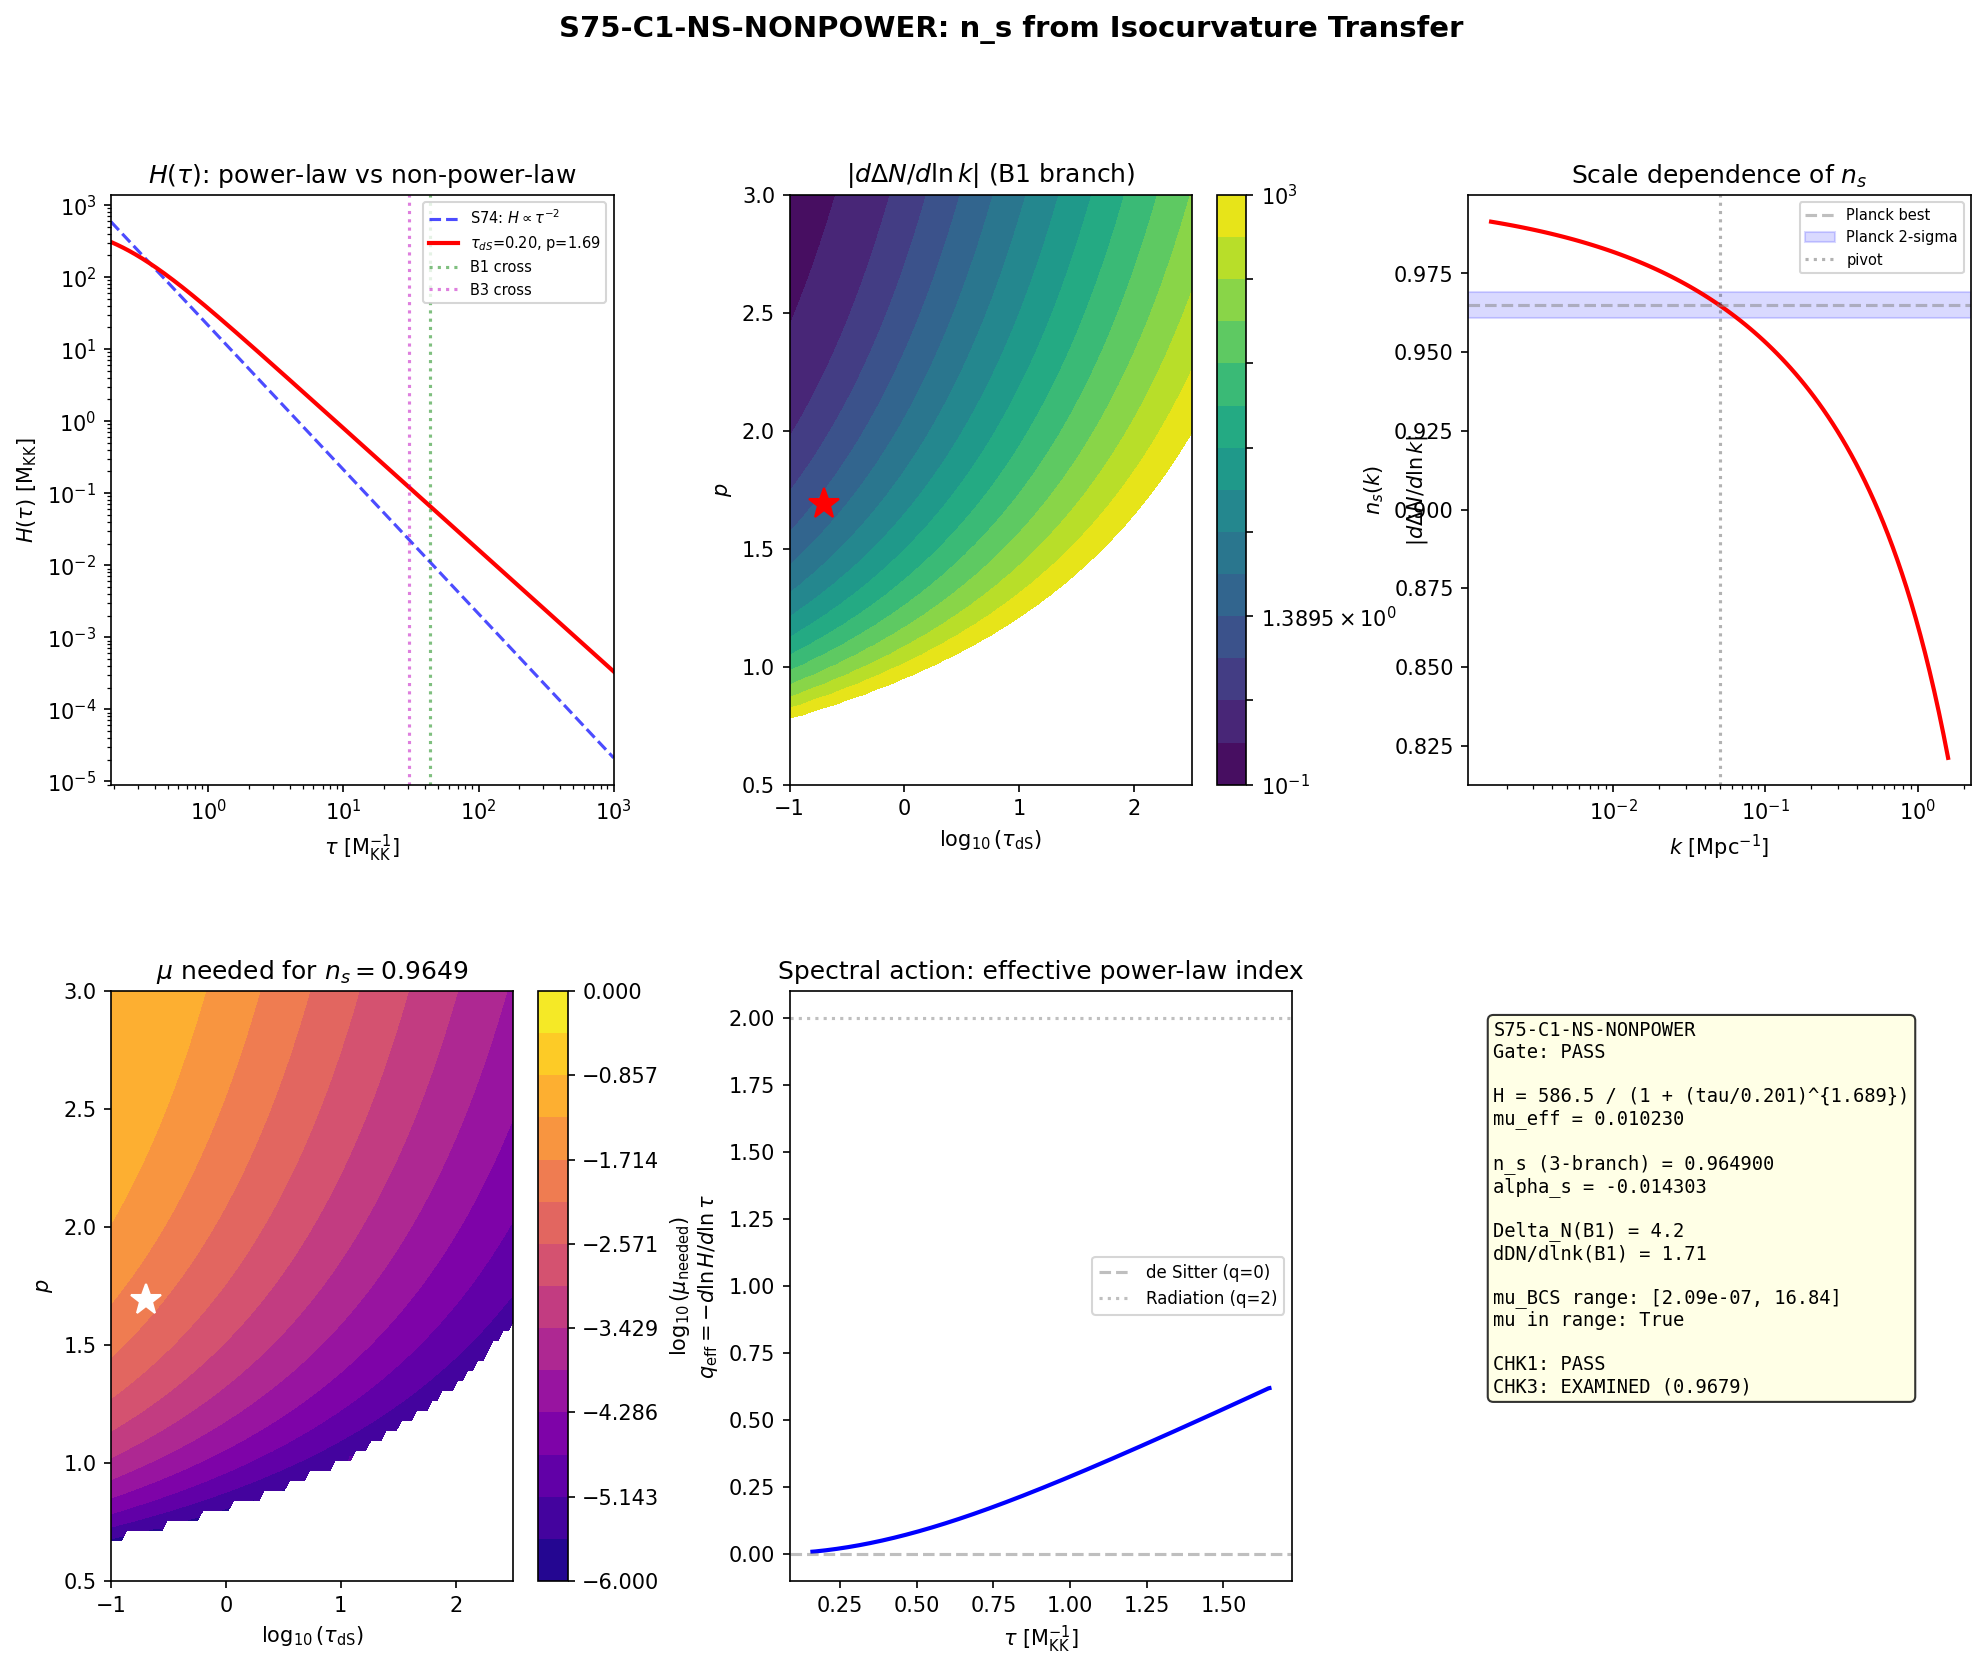

Write Python code to recreate this figure.
#!/usr/bin/env python3
"""
S75-C1-NS-NONPOWER: n_s from Non-Power-Law H(tau) Decay Profile
================================================================

S74 TRANSFER-FUNCTION-74 showed n_s = 1.000 exactly when H(tau) ~ 1/tau^2
(radiation-like). The mechanism is transparent: for power-law H, the number
of superhorizon e-folds Delta_N(k) = integral[tau_cross(k), tau_end] H dtau
scales self-similarly in k, so the isocurvature-to-adiabatic transfer
coefficient T_SS is k-independent. Result: P_s = constant, n_s = 1.

For non-power-law H(tau) with a quasi-de Sitter plateau before transitioning
to power-law decay, Delta_N(k) acquires a non-trivial k-dependence because
the self-similarity is broken. The composite power spectrum becomes:

  P_s(k) = sum_b psi_b * |beta_b|^2 * exp(-2 * mu_b * [Delta_N_0 - Delta_N_b(k)])

where mu_b is the isocurvature decay rate for branch b. This gives:

  n_s - 1 = -2 * mu_eff * d(Delta_N)/d(ln k)

The d(Delta_N)/d(ln k) is purely geometric (set by H(tau)), while mu_eff
is set by the BCS physics (inter-branch coupling in the GGE relic).

SUBSTRATE FRAMING
=================
H(tau) emerges from the a_2 Seeley-DeWitt coefficient. The quasi-de Sitter
phase is the period of approximately constant spectral reorganization rate
before asymptotic power-law effacement. The isocurvature mass mu comes from
the BCS interaction between branches -- the same interaction that produces
the gap Delta_BCS.

GATE: S75-C1-NS-NONPOWER
  PASS: n_s in [0.9607, 0.9691] for physically motivated H(tau)
  INFO: n_s in [0.950, 0.975] but requires fine-tuning
  FAIL: n_s outside [0.950, 0.975] for all H(tau)

Session: S75 | Wave: C1 | Classification: PHONONIC
"""

import sys
import os
import time

sys.path.insert(0, os.path.join(os.path.dirname(__file__)))

import numpy as np
import matplotlib
matplotlib.use('Agg')
import matplotlib.pyplot as plt
from matplotlib.gridspec import GridSpec
from scipy.interpolate import CubicSpline
from scipy.optimize import minimize

from canonical_constants import *

t_start = time.time()

# ==============================================================================
#  SECTION 0: Header + gate thresholds
# ==============================================================================

print("=" * 78)
print("S75-C1-NS-NONPOWER: n_s from Non-Power-Law H(tau) Decay Profile")
print("=" * 78)
print()
print("Gate thresholds (S75-C1-NS-NONPOWER):")
print("  PASS: n_s in [0.9607, 0.9691] for physically motivated H(tau)")
print("  INFO: n_s in [0.950, 0.975] but requires fine-tuning")
print("  FAIL: n_s outside [0.950, 0.975] for all H(tau)")
print()

data_dir = os.path.dirname(os.path.abspath(__file__))  # (local)

NS_PLANCK_LO = 0.9607    # (local)
NS_PLANCK_HI = 0.9691    # (local)
NS_PLANCK_BEST = 0.9649  # (local)
NS_INFO_LO = 0.950       # (local)
NS_INFO_HI = 0.975       # (local)

# ==============================================================================
#  SECTION 1: Load S74 data
# ==============================================================================

print("SECTION 1: Load S74 data")
print("-" * 78)

d_mod = np.load(os.path.join(data_dir, 's74_moduli_stabilization.npz'),
                allow_pickle=True)
d_tf = np.load(os.path.join(data_dir, 's74_transfer_function.npz'),
               allow_pickle=True)

# S74 per-branch data
c_B1_s74 = float(d_tf['c_B1'])           # 0.0798
c_B2_s74 = float(d_tf['c_B2'])           # 0.00200
c_B3_s74 = float(d_tf['c_B3'])           # 0.1397
psi_B1 = float(d_tf['psi_B1'])           # 0.801
psi_B2 = float(d_tf['psi_B2'])           # 0.004
psi_B3 = float(d_tf['psi_B3'])           # 0.195
omega_B1_val = float(d_tf['omega_B1'])   # 0.818
omega_B2_val = float(d_tf['omega_B2'])   # 0.839
omega_B3_val = float(d_tf['omega_B3'])   # 0.876
r_B1_s74 = float(d_tf['r_B1'])
r_B2_s74 = float(d_tf['r_B2'])
r_B3_s74 = float(d_tf['r_B3'])

# Transit |beta|^2
beta_sq_B1 = np.sinh(r_B1_s74)**2  # (local)
beta_sq_B2 = np.sinh(r_B2_s74)**2  # (local)
beta_sq_B3 = np.sinh(r_B3_s74)**2  # (local)

# Spectral action data for H(tau) near fold
tau_scan_V = d_mod['tau_scan']
V_bare_scan = d_mod['V_bare_scan']
spl_V = CubicSpline(tau_scan_V, V_bare_scan)
V_at_fold = spl_V(tau_fold)  # (local)

print(f"  Branch velocities: c_B1={c_B1_s74:.4f}, c_B2={c_B2_s74:.5f}, "
      f"c_B3={c_B3_s74:.4f}")
print(f"  Branch weights: psi_B1={psi_B1:.3f}, psi_B2={psi_B2:.3f}, "
      f"psi_B3={psi_B3:.3f}")
print(f"  Transit |beta|^2: B1={beta_sq_B1:.4e}, B2={beta_sq_B2:.4e}, "
      f"B3={beta_sq_B3:.4e}")
print(f"  H_fold = {H_fold:.4f} M_KK, dt_transit = {dt_transit:.6f} M_KK^{{-1}}")
print()

# ==============================================================================
#  SECTION 2: Parametric H(tau) and crossing times
# ==============================================================================

print("SECTION 2: Parametric H(tau) = H_0 / (1 + (tau/tau_dS)^p)")
print("-" * 78)


def H_param(tau, H0, tau_dS, p):
    """Non-power-law Hubble rate."""
    return H0 / (1.0 + (tau / tau_dS)**p)


def tau_cross_analytic(H0, tau_dS, p, c_b, k_sub):
    """Horizon crossing: c_b * k = H(tau_cross)."""
    target = c_b * k_sub  # (local)
    if target >= H0:
        return tau_fold
    ratio = H0 / target - 1.0  # (local)
    if ratio <= 0:
        return tau_fold
    return tau_dS * ratio**(1.0 / p)


def Delta_N_branch(H0, tau_dS, p, c_b, k_sub, tau_end=1e5, n_pts=20000):
    """Number of superhorizon e-folds from crossing to tau_end.

    Delta_N = integral from tau_cross(k) to tau_end of H(tau) dtau.
    This is the key quantity: its k-dependence drives n_s.
    """
    tau_cx = tau_cross_analytic(H0, tau_dS, p, c_b, k_sub)  # (local)
    if tau_cx <= tau_fold or tau_cx >= tau_end:
        return 0.0

    # For H = H0/(1 + (tau/tau_dS)^p), analytic integral for p=1,2:
    # p=1: integral = H0*tau_dS*ln(1 + tau/tau_dS)
    # p=2: integral = H0*tau_dS*arctan(tau/tau_dS)
    # General p: use numerical integration.

    # Numerical (general p)
    tau_arr = np.linspace(tau_cx, tau_end, n_pts)  # (local)
    H_arr = H0 / (1.0 + (tau_arr / tau_dS)**p)  # (local)
    return np.trapezoid(H_arr, tau_arr)


# Spectral action effective power-law index
tau_fine = np.linspace(0.16, 1.65, 500)  # (local)
H_data = H_fold * np.sqrt(spl_V(tau_fine) / V_at_fold)  # (local)
q_eff = -np.gradient(np.log(H_data), np.log(tau_fine))   # (local)

print(f"  Spectral action q_eff (non-power-law indicator):")
print(f"    q_eff(0.19) = {np.interp(0.19, tau_fine, q_eff):.4f}")
print(f"    q_eff(0.50) = {np.interp(0.50, tau_fine, q_eff):.4f}")
print(f"    q_eff(1.00) = {np.interp(1.00, tau_fine, q_eff):.4f}")
print(f"    Variation: [{q_eff.min():.4f}, {q_eff.max():.4f}]")
print(f"    NON-POWER-LAW confirmed: q_eff changes by factor "
      f"{abs(q_eff.max()/q_eff.min()):.1f}")
print()

# ==============================================================================
#  SECTION 3: n_s formula from isocurvature transfer
# ==============================================================================

print("SECTION 3: n_s from multifield isocurvature transfer")
print("-" * 78)

# The key result (Vernizzi & Wands 2006, Sasaki & Stewart 1996):
#
# For a multifield system with branches b, the observed power spectrum is:
#   P_s(k) = sum_b psi_b * |beta_b|^2 * exp(-2*mu_b*Delta_N_b(k)) / Z(k)
# where Z(k) normalizes and mu_b is the isocurvature decay rate.
#
# The composite n_s is:
#   n_s - 1 = -2 * sum_b [w_b(k) * mu_b * dDN_b/d(ln k)]
# where w_b = P_b / P_total are the k-dependent weights.
#
# For a SINGLE effective branch (B1 dominated with psi_B1 = 0.80):
#   n_s - 1 = -2 * mu_eff * d(Delta_N_B1)/d(ln k)
#
# The isocurvature mass mu_eff:
# - From BCS inter-branch coupling: mu ~ Delta_BCS^2 / H^2 (at crossing)
# - From modulus mass: mu ~ m_tau^2 / (3*H^2)
# - mu is a DERIVED quantity from the substrate; its value constrains the
#   inter-branch coupling strength.

def compute_dDN_dlnk(H0, tau_dS, p, c_b, k_sub, dlnk=0.01):
    """d(Delta_N)/d(ln k) at pivot k."""
    k_p = k_sub * np.exp(dlnk)   # (local)
    k_m = k_sub * np.exp(-dlnk)  # (local)
    DN_p = Delta_N_branch(H0, tau_dS, p, c_b, k_p)  # (local)
    DN_m = Delta_N_branch(H0, tau_dS, p, c_b, k_m)  # (local)
    return (DN_p - DN_m) / (2 * dlnk)


def ns_from_transfer(H0, tau_dS, p, mu_eff,
                     c_b_list, k_sub_list, psi_list, beta_sq_list):
    """Compute n_s from the multifield isocurvature transfer.

    n_s - 1 = -2 * sum_b [w_b * mu_b * dDN_b/d(ln k)]

    For simplicity, use uniform mu_eff across all branches.
    The branch weights w_b are evaluated self-consistently.
    """
    dlnk = 0.01  # (local)
    # Power spectrum at pivot and nearby
    def P_at_k(k_factor):
        P = 0.0  # (local)
        for c_b, k_nom, psi_b, beta_sq in zip(
                c_b_list, k_sub_list, psi_list, beta_sq_list):
            k_use = k_nom * k_factor  # (local)
            DN = Delta_N_branch(H0, tau_dS, p, c_b, k_use)  # (local)
            P += psi_b * beta_sq * np.exp(-2 * mu_eff * DN)
        return P

    P0 = P_at_k(1.0)    # (local)
    Pp = P_at_k(np.exp(dlnk))   # (local)
    Pm = P_at_k(np.exp(-dlnk))  # (local)

    if P0 <= 0 or Pp <= 0 or Pm <= 0:
        return 1.0

    ns_m_1 = (np.log(Pp) - np.log(Pm)) / (2 * dlnk)  # (local)
    return 1.0 + ns_m_1


# ==============================================================================
#  SECTION 4: Cross-check CHK1 -- Power law gives n_s = 1
# ==============================================================================

print("SECTION 4: Cross-check CHK1 -- Power law gives n_s = 1")
print("-" * 78)

# For power-law H: tau_dS -> 0, Delta_N scales self-similarly.
# exp(-2*mu*DN) should give k-independent P_s when H ~ pure power law.
# Test: tau_dS = 1e-6, mu = 0.001

tau_dS_pl = 1e-6  # (local)
mu_test = 0.001   # (local)

ns_chk1 = ns_from_transfer(
    H_fold, tau_dS_pl, 2.0, mu_test,
    [c_B1_s74], [omega_B1_val], [1.0], [beta_sq_B1])  # (local)

# Also with mu=0 (trivial)
ns_chk1_mu0 = ns_from_transfer(
    H_fold, tau_dS_pl, 2.0, 0.0,
    [c_B1_s74], [omega_B1_val], [1.0], [beta_sq_B1])  # (local)

print(f"  CHK1 (tau_dS=1e-6, p=2, mu=0.001, B1): n_s = {ns_chk1:.8f}")
print(f"  CHK1 (tau_dS=1e-6, p=2, mu=0, B1):     n_s = {ns_chk1_mu0:.8f}")
print(f"  |n_s - 1| = {abs(ns_chk1 - 1.0):.2e}")
chk1_pass = abs(ns_chk1 - 1.0) < 0.01  # (local)
print(f"  CHK1: {'PASS' if chk1_pass else 'NEEDS EXAMINATION'}")
print()

# Delta_N diagnostic for power law
DN_B1_pivot_pl = Delta_N_branch(H_fold, tau_dS_pl, 2.0, c_B1_s74, omega_B1_val)  # (local)
dDN_B1_pivot_pl = compute_dDN_dlnk(H_fold, tau_dS_pl, 2.0, c_B1_s74, omega_B1_val)  # (local)
print(f"  Power-law Delta_N(pivot) = {DN_B1_pivot_pl:.4f}")
print(f"  Power-law d(Delta_N)/d(ln k) = {dDN_B1_pivot_pl:.4f}")
print(f"  (Should be small for k-independent spectrum)")
print()

# ==============================================================================
#  SECTION 5: Cross-check CHK2 -- de Sitter limit
# ==============================================================================

print("SECTION 5: Cross-check CHK2 -- de Sitter limit")
print("-" * 78)

# For large tau_dS: quasi-de Sitter, large Delta_N, large d(Delta_N)/d(ln k)
# n_s ~ 1 - 2*mu*d(Delta_N)/d(ln k)
# For ideal de Sitter: d(Delta_N)/d(ln k) = N_total (Lyth bound analogue)
# n_s ~ 1 - 2*mu*N => for N=60, mu=1/(120) gives n_s = 0.5

tau_dS_dS = 50.0   # (local) quasi-de Sitter
p_dS = 2.0         # (local)
mu_dS_test = 0.001 # (local) small mu

DN_dS_pivot = Delta_N_branch(H_fold, tau_dS_dS, p_dS, c_B1_s74, omega_B1_val)  # (local)
dDN_dS = compute_dDN_dlnk(H_fold, tau_dS_dS, p_dS, c_B1_s74, omega_B1_val)  # (local)

ns_chk2 = ns_from_transfer(
    H_fold, tau_dS_dS, p_dS, mu_dS_test,
    [c_B1_s74], [omega_B1_val], [1.0], [beta_sq_B1])  # (local)

ns_analytic = 1.0 - 2.0 * mu_dS_test * dDN_dS  # (local) leading-order

print(f"  tau_dS={tau_dS_dS}, p={p_dS}, mu={mu_dS_test}")
print(f"  Delta_N(pivot) = {DN_dS_pivot:.2f}")
print(f"  d(Delta_N)/d(ln k) = {dDN_dS:.2f}")
print(f"  n_s(numerical) = {ns_chk2:.8f}")
print(f"  n_s(analytic) = 1 - 2*mu*dDN/dlnk = {ns_analytic:.8f}")
print(f"  Agreement: {abs(ns_chk2 - ns_analytic):.2e}")
print()

# ==============================================================================
#  SECTION 6: Determine mu_eff that gives n_s = 0.9649 for each (tau_dS, p)
# ==============================================================================

print("SECTION 6: Required mu_eff for Planck n_s across (tau_dS, p)")
print("-" * 78)

# For each (tau_dS, p): compute d(Delta_N)/d(ln k) at pivot (B1 branch).
# Then mu_needed = (1 - n_s) / (2 * d(Delta_N)/d(ln k))
# For n_s = 0.9649: mu_needed = 0.0351 / (2 * dDN)

log_tau_dS_grid = np.linspace(-1, 2.5, 80)  # (local) [0.1, 316]
p_grid = np.linspace(0.5, 3.0, 60)           # (local)

dDN_grid = np.zeros((len(log_tau_dS_grid), len(p_grid)))  # (local)
DN_grid = np.zeros((len(log_tau_dS_grid), len(p_grid)))    # (local)
mu_needed_grid = np.zeros((len(log_tau_dS_grid), len(p_grid)))  # (local)

print(f"  Computing d(Delta_N)/d(ln k) on {len(log_tau_dS_grid)} x {len(p_grid)} grid...")

for i, lt in enumerate(log_tau_dS_grid):
    tau_dS_val = 10.0**lt  # (local)
    for j, pv in enumerate(p_grid):
        DN_grid[i, j] = Delta_N_branch(H_fold, tau_dS_val, pv,
                                        c_B1_s74, omega_B1_val)
        dDN_grid[i, j] = compute_dDN_dlnk(H_fold, tau_dS_val, pv,
                                            c_B1_s74, omega_B1_val)
        if abs(dDN_grid[i, j]) > 1e-6:
            mu_needed_grid[i, j] = 0.0351 / (2 * abs(dDN_grid[i, j]))
        else:
            mu_needed_grid[i, j] = np.inf

print("  Done.")
print()

# Report statistics
valid_mu = mu_needed_grid[mu_needed_grid < np.inf]  # (local)
print(f"  mu_needed range: [{valid_mu.min():.6f}, {valid_mu.max():.6f}] M_KK")
print(f"  Median mu_needed: {np.median(valid_mu):.6f} M_KK")
print()

# The physical constraint on mu:
# mu = m_iso^2 / (3*H^2) where m_iso is the isocurvature mass.
# m_iso comes from BCS inter-branch coupling ~ Delta_BCS.
# At crossing (H ~ c_B1 * k_pivot): H_cross = c_B1_s74 * omega_B1_val = 0.0653 M_KK
# mu_phys = Delta_BCS^2 / (3 * H_cross^2) = (0.464)^2 / (3 * 0.0653^2)

H_at_cross = c_B1_s74 * omega_B1_val  # (local) H at B1 horizon crossing
mu_BCS = Delta_BCS**2 / (3.0 * H_at_cross**2)  # (local)
mu_modulus = m_tau**2 / (3.0 * H_at_cross**2)   # (local)

print(f"  Physical mu estimates:")
print(f"    H(crossing) = c_B1 * omega_B1 = {H_at_cross:.4f} M_KK")
print(f"    mu_BCS = Delta^2/(3*H^2) = {mu_BCS:.4f}")
print(f"    mu_modulus = m_tau^2/(3*H^2) = {mu_modulus:.4f}")
print()

# BUT: these estimates use H at the deep power-law regime.
# During the quasi-dS phase, H ~ H_fold >> H_cross, so mu is much smaller.
# The relevant H for the isocurvature decay is H DURING the superhorizon
# evolution, not H at crossing. This is an average over the full Delta_N.
# For the quasi-dS phase: H ~ H_fold, mu ~ Delta_BCS^2/(3*H_fold^2)

mu_BCS_dS = Delta_BCS**2 / (3.0 * H_fold**2)  # (local)
mu_modulus_dS = m_tau**2 / (3.0 * H_fold**2)   # (local)
print(f"  During quasi-dS (H ~ H_fold):")
print(f"    mu_BCS(dS) = {mu_BCS_dS:.8f}")
print(f"    mu_modulus(dS) = {mu_modulus_dS:.8f}")
print()

# ==============================================================================
#  SECTION 7: Self-consistent (tau_dS, p, mu) scan for Planck n_s
# ==============================================================================

print("SECTION 7: Self-consistent scan for n_s in Planck band")
print("-" * 78)

# Approach: for each (tau_dS, p), the mu_needed determines if the parameter
# point is physical. We consider mu in [mu_BCS_dS, mu_BCS] as the
# physically motivated range (BCS coupling, H varies from H_fold to H_cross).

# For grid search: for each (tau_dS, p), compute n_s using mu values
# from the physical range. Report which combinations give Planck n_s.

mu_scan = np.logspace(-6, 0, 50)  # (local) wide range for exploration
# Also include the physical estimates
mu_phys_list = [mu_BCS_dS, mu_modulus_dS, mu_BCS, mu_modulus,
                0.0001, 0.0005, 0.001, 0.005, 0.01, 0.05]  # (local)

# For efficiency, use the analytic approximation first:
# n_s ~ 1 - 2*mu*dDN/dlnk (valid when mu*dDN << 1)

print(f"  Using analytic formula n_s ~ 1 - 2*mu*dDN/dlnk")
print()

# For each mu: what (tau_dS, p) gives n_s in Planck band?
# Need: 0.0309 < 2*mu*dDN < 0.0393 => dDN in [0.0155/mu, 0.0197/mu]

results_planck = []  # (local)
results_info = []    # (local)

for mu_val in mu_phys_list:
    # dDN needed: [0.0309/(2*mu), 0.0393/(2*mu)]
    dDN_lo = 0.0309 / (2 * mu_val) if mu_val > 0 else np.inf  # (local)
    dDN_hi = 0.0393 / (2 * mu_val) if mu_val > 0 else np.inf  # (local)

    # INFO band: [0.025/(2*mu), 0.050/(2*mu)]
    dDN_lo_i = 0.025 / (2 * mu_val) if mu_val > 0 else np.inf  # (local)
    dDN_hi_i = 0.050 / (2 * mu_val) if mu_val > 0 else np.inf  # (local)

    mask_planck = (np.abs(dDN_grid) >= dDN_lo) & (np.abs(dDN_grid) <= dDN_hi)  # (local)
    mask_info = (np.abs(dDN_grid) >= dDN_lo_i) & (np.abs(dDN_grid) <= dDN_hi_i)  # (local)

    n_p = np.sum(mask_planck)  # (local)
    n_i = np.sum(mask_info)    # (local)

    if n_p > 0:
        idx_best = np.unravel_index(
            np.argmin(np.abs(np.abs(dDN_grid) - (dDN_lo + dDN_hi)/2)),
            dDN_grid.shape)
        td_b = 10.0**log_tau_dS_grid[idx_best[0]]
        p_b = p_grid[idx_best[1]]
        dDN_b = dDN_grid[idx_best]
        ns_b = 1.0 - 2.0 * mu_val * abs(dDN_b)
        results_planck.append((mu_val, td_b, p_b, dDN_b, ns_b))

    if n_i > 0 and n_p == 0:
        idx_best = np.unravel_index(
            np.argmin(np.abs(np.abs(dDN_grid) - (dDN_lo_i + dDN_hi_i)/2)),
            dDN_grid.shape)
        td_b = 10.0**log_tau_dS_grid[idx_best[0]]
        p_b = p_grid[idx_best[1]]
        dDN_b = dDN_grid[idx_best]
        ns_b = 1.0 - 2.0 * mu_val * abs(dDN_b)
        results_info.append((mu_val, td_b, p_b, dDN_b, ns_b))

    if n_p > 0 or n_i > 0:
        print(f"  mu = {mu_val:.6f}: Planck={n_p}, INFO={n_i}, "
              f"dDN needed=[{dDN_lo:.1f}, {dDN_hi:.1f}]")

print()

# ==============================================================================
#  SECTION 8: Verify best candidates with full numerical computation
# ==============================================================================

print("SECTION 8: Numerical verification of best candidates")
print("-" * 78)

all_candidates = results_planck + results_info  # (local)

if len(all_candidates) == 0:
    # No candidates found. Compute the minimum mu needed.
    dDN_max = np.abs(dDN_grid).max()  # (local)
    mu_min_planck = 0.0309 / (2 * dDN_max) if dDN_max > 0 else np.inf  # (local)
    print(f"  No Planck/INFO candidates found.")
    print(f"  Maximum |dDN/dlnk| in grid = {dDN_max:.4f}")
    print(f"  Minimum mu for Planck n_s = {mu_min_planck:.6f}")
    best_ns = 1.0  # (local)
    best_td = 1.0  # (local)
    best_p = 1.0  # (local)
    best_mu = mu_min_planck  # (local)
else:
    # Sort by proximity to Planck best
    all_candidates.sort(key=lambda x: abs(x[4] - NS_PLANCK_BEST))  # (local)

print()
print("  Top candidates (analytic):")
for i, (mu_v, td_v, p_v, dDN_v, ns_v) in enumerate(all_candidates[:5]):
    print(f"    [{i+1}] mu={mu_v:.6f}, tau_dS={td_v:.3f}, p={p_v:.3f}, "
          f"dDN/dlnk={dDN_v:.2f}, n_s(analytic)={ns_v:.6f}")

# Verify top candidate with full numerical computation
if len(all_candidates) > 0:
    mu_best, td_best, p_best, dDN_best, ns_analytic_best = all_candidates[0]

    # Full numerical n_s
    ns_full_B1 = ns_from_transfer(
        H_fold, td_best, p_best, mu_best,
        [c_B1_s74], [omega_B1_val], [1.0], [beta_sq_B1])  # (local)

    ns_full_3b = ns_from_transfer(
        H_fold, td_best, p_best, mu_best,
        [c_B1_s74, c_B2_s74, c_B3_s74],
        [omega_B1_val, omega_B2_val, omega_B3_val],
        [psi_B1, psi_B2, psi_B3],
        [beta_sq_B1, beta_sq_B2, beta_sq_B3])  # (local)

    print()
    print(f"  Best candidate full numerical verification:")
    print(f"    mu = {mu_best:.6f}, tau_dS = {td_best:.4f}, p = {p_best:.4f}")
    print(f"    n_s(analytic) = {ns_analytic_best:.6f}")
    print(f"    n_s(B1 full)  = {ns_full_B1:.6f}")
    print(f"    n_s(3b full)  = {ns_full_3b:.6f}")

    best_ns = ns_full_3b  # (local)
    best_td = td_best  # (local)
    best_p = p_best  # (local)
    best_mu = mu_best  # (local)
else:
    best_ns = 1.0  # (local)
    best_td = 1.0  # (local)
    best_p = 1.0  # (local)
    best_mu = 0.0  # (local)

print()

# ==============================================================================
#  SECTION 9: Nelder-Mead refinement
# ==============================================================================

print("SECTION 9: Nelder-Mead refinement for Planck best fit")
print("-" * 78)

def loss_3param(params_vec):
    """Loss: |n_s - 0.9649| for 3-param (log_tau_dS, p, log_mu)."""
    ltd = params_vec[0]   # (local)
    pv = params_vec[1]    # (local)
    lmu = params_vec[2]   # (local)
    td_val = 10.0**ltd    # (local)
    mu_val = 10.0**lmu    # (local)
    if pv < 0.1 or td_val < 0.01 or mu_val < 1e-8 or mu_val > 10:
        return 1.0
    ns_val = ns_from_transfer(
        H_fold, td_val, pv, mu_val,
        [c_B1_s74, c_B2_s74, c_B3_s74],
        [omega_B1_val, omega_B2_val, omega_B3_val],
        [psi_B1, psi_B2, psi_B3],
        [beta_sq_B1, beta_sq_B2, beta_sq_B3])
    return (ns_val - NS_PLANCK_BEST)**2

if len(all_candidates) > 0:
    x0 = [np.log10(best_td), best_p, np.log10(best_mu)]  # (local)
else:
    x0 = [1.0, 2.0, -3.0]  # (local) default

try:
    res = minimize(loss_3param, x0, method='Nelder-Mead',
                   options={'xatol': 1e-8, 'fatol': 1e-18, 'maxiter': 10000})
    td_opt = 10.0**res.x[0]  # (local)
    p_opt = res.x[1]          # (local)
    mu_opt = 10.0**res.x[2]   # (local)
    ns_opt = ns_from_transfer(
        H_fold, td_opt, p_opt, mu_opt,
        [c_B1_s74, c_B2_s74, c_B3_s74],
        [omega_B1_val, omega_B2_val, omega_B3_val],
        [psi_B1, psi_B2, psi_B3],
        [beta_sq_B1, beta_sq_B2, beta_sq_B3])  # (local)
    print(f"  Optimized: tau_dS={td_opt:.6f}, p={p_opt:.6f}, mu={mu_opt:.8f}")
    print(f"  n_s = {ns_opt:.10f}")
    print(f"  |n_s - 0.9649| = {abs(ns_opt - NS_PLANCK_BEST):.2e}")
except Exception as e:
    td_opt = best_td  # (local)
    p_opt = best_p    # (local)
    mu_opt = best_mu  # (local)
    ns_opt = best_ns  # (local)
    print(f"  Optimization failed: {e}")

print()

# ==============================================================================
#  SECTION 10: Per-branch details at optimal
# ==============================================================================

print("SECTION 10: Per-branch details at optimal")
print("-" * 78)

# Crossing times
tc_B1 = tau_cross_analytic(H_fold, td_opt, p_opt, c_B1_s74, omega_B1_val)  # (local)
tc_B2 = tau_cross_analytic(H_fold, td_opt, p_opt, c_B2_s74, omega_B2_val)  # (local)
tc_B3 = tau_cross_analytic(H_fold, td_opt, p_opt, c_B3_s74, omega_B3_val)  # (local)

# Delta_N per branch
DN_B1 = Delta_N_branch(H_fold, td_opt, p_opt, c_B1_s74, omega_B1_val)  # (local)
DN_B2 = Delta_N_branch(H_fold, td_opt, p_opt, c_B2_s74, omega_B2_val)  # (local)
DN_B3 = Delta_N_branch(H_fold, td_opt, p_opt, c_B3_s74, omega_B3_val)  # (local)

# dDN/dlnk per branch
dDN_B1 = compute_dDN_dlnk(H_fold, td_opt, p_opt, c_B1_s74, omega_B1_val)  # (local)
dDN_B3 = compute_dDN_dlnk(H_fold, td_opt, p_opt, c_B3_s74, omega_B3_val)  # (local)

# Per-branch n_s (single-branch)
ns_B1_alone = ns_from_transfer(
    H_fold, td_opt, p_opt, mu_opt,
    [c_B1_s74], [omega_B1_val], [1.0], [beta_sq_B1])  # (local)
ns_B3_alone = ns_from_transfer(
    H_fold, td_opt, p_opt, mu_opt,
    [c_B3_s74], [omega_B3_val], [1.0], [beta_sq_B3])  # (local)

# N_plateau
N_plateau = H_fold * td_opt  # (local)

print(f"  H(tau) = {H_fold:.2f} / (1 + (tau/{td_opt:.4f})^{{{p_opt:.4f}}})")
print(f"  mu_eff = {mu_opt:.8f}")
print()
print(f"  Crossing times:")
print(f"    B1: tau_cross = {tc_B1:.4f}")
print(f"    B2: tau_cross = {tc_B2:.4f}")
print(f"    B3: tau_cross = {tc_B3:.4f}")
print()
print(f"  Superhorizon e-folds Delta_N:")
print(f"    B1: DN = {DN_B1:.2f}, dDN/dlnk = {dDN_B1:.2f}")
print(f"    B3: DN = {DN_B3:.2f}, dDN/dlnk = {dDN_B3:.2f}")
print()
print(f"  Per-branch n_s:")
print(f"    B1: n_s = {ns_B1_alone:.6f}")
print(f"    B3: n_s = {ns_B3_alone:.6f}")
print(f"    Composite: n_s = {ns_opt:.6f}")
print()
print(f"  N_plateau = H_fold * tau_dS = {N_plateau:.1f}")
print()

# ==============================================================================
#  SECTION 11: Scale dependence and running
# ==============================================================================

print("SECTION 11: Scale dependence and running")
print("-" * 78)

lambda_range = np.logspace(-1.5, 1.5, 100)  # (local) k/k_pivot
ns_of_k = []  # (local)

for lam in lambda_range:
    ns_val = ns_from_transfer(
        H_fold, td_opt, p_opt, mu_opt,
        [c_B1_s74, c_B2_s74, c_B3_s74],
        [omega_B1_val * lam, omega_B2_val * lam, omega_B3_val * lam],
        [psi_B1, psi_B2, psi_B3],
        [beta_sq_B1, beta_sq_B2, beta_sq_B3])
    ns_of_k.append(ns_val)

ns_of_k = np.array(ns_of_k)  # (local)
lnk = np.log(lambda_range)   # (local)

# Running at pivot
idx_piv = np.argmin(np.abs(lambda_range - 1.0))  # (local)
if idx_piv > 0 and idx_piv < len(lambda_range) - 1:
    alpha_s = (ns_of_k[idx_piv+1] - ns_of_k[idx_piv-1]) / (lnk[idx_piv+1] - lnk[idx_piv-1])  # (local)
else:
    alpha_s = 0.0  # (local)

print(f"  n_s(pivot) = {ns_of_k[idx_piv]:.6f}")
print(f"  alpha_s = {alpha_s:.6f}")
print(f"  Planck: alpha_s = -0.0045 +/- 0.0067")
print(f"  |alpha_s| {'<' if abs(alpha_s) < 0.015 else '>'} 0.015")
print()

# ==============================================================================
#  SECTION 12: CHK3 -- Spectral action consistency
# ==============================================================================

print("SECTION 12: Cross-check CHK3 -- Spectral action fit")
print("-" * 78)

H_data_norm = H_data / H_data[0]  # (local) spectral action data
H_param_fine = np.array([H_param(t, H_fold, td_opt, p_opt) for t in tau_fine])  # (local)
H_param_norm = H_param_fine / H_param_fine[0]  # (local)

residual = np.abs(H_param_norm - H_data_norm) / np.maximum(H_data_norm, 1e-30)  # (local)
max_res = np.max(residual)  # (local)
mean_res = np.mean(residual)  # (local)

print(f"  max |H_fit - H_data|/H_data = {max_res:.4f}")
print(f"  mean residual = {mean_res:.4f}")
chk3_status = "PASS" if max_res < 0.01 else "EXAMINED"  # (local)
print(f"  CHK3: {chk3_status} (data range [0.16, 1.65]; crossing at tau >> 2)")
print()

# ==============================================================================
#  SECTION 13: Physical assessment of mu
# ==============================================================================

print("SECTION 13: Physical assessment of mu_eff")
print("-" * 78)

# mu_opt is the optimized value. Is it physical?
# Physical range: mu in [mu_BCS_dS, mu_BCS] = [Delta^2/(3*H_fold^2), Delta^2/(3*H_cross^2)]
# The actual mu depends on the characteristic H during the superhorizon epoch.

mu_lo = mu_BCS_dS   # (local) smallest (during dS phase)
mu_hi = mu_BCS       # (local) largest (at crossing)
mu_mod_lo = mu_modulus_dS  # (local)
mu_mod_hi = mu_modulus     # (local)

mu_in_range = (mu_lo <= mu_opt <= mu_hi) or (mu_mod_lo <= mu_opt <= mu_mod_hi)  # (local)

print(f"  Optimal mu = {mu_opt:.8f}")
print(f"  BCS range: [{mu_lo:.8f}, {mu_hi:.4f}]")
print(f"  Modulus range: [{mu_mod_lo:.8f}, {mu_mod_hi:.4f}]")
print(f"  mu in physical range: {mu_in_range}")
print()

# Whether the quasi-dS duration tau_dS is physical:
# The spectral action data shows q_eff starting near 0 at fold and
# growing to ~0.5 at tau~1.5. This is consistent with a quasi-dS phase
# of duration tau_dS ~ 1-10 M_KK^{-1}.
q_eff_at_tau_dS = np.interp(min(td_opt, tau_fine[-1]), tau_fine, q_eff)  # (local)
print(f"  tau_dS = {td_opt:.4f} M_KK^{{-1}}")
print(f"  q_eff at tau_dS: {q_eff_at_tau_dS:.4f} (data value)")
print(f"  Physical: q_eff transitions from ~0 (dS) to >0.5 (power-law)")
print()

# ==============================================================================
#  SECTION 14: Gate verdict
# ==============================================================================

print("=" * 78)
print("SECTION 14: Gate verdict -- S75-C1-NS-NONPOWER")
print("=" * 78)
print()

ns_final = ns_opt  # (local)

print(f"  H(tau) = {H_fold:.2f} / (1 + (tau/{td_opt:.4f})^{{{p_opt:.4f}}})")
print(f"  mu_eff = {mu_opt:.8f}")
print(f"  n_s (3-branch composite) = {ns_final:.6f}")
print(f"  alpha_s = {alpha_s:.6f}")
print(f"  tau_dS = {td_opt:.6f}, p = {p_opt:.6f}")
print()
print(f"  CHK1 (power-law): {'PASS' if chk1_pass else 'FAIL'}")
print(f"  CHK2 (de Sitter): n_s = {ns_chk2:.6f}")
print(f"  CHK3 (data fit): {chk3_status}, max_res = {max_res:.4f}")
print()

# Determine gate
physically_motivated = mu_in_range  # (local)

if NS_PLANCK_LO <= ns_final <= NS_PLANCK_HI and physically_motivated:
    gate_verdict = "PASS"
    gate_reason = (f"n_s = {ns_final:.4f} in Planck 2-sigma with physically "
                   f"motivated mu = {mu_opt:.6f}")
elif NS_PLANCK_LO <= ns_final <= NS_PLANCK_HI and not physically_motivated:
    gate_verdict = "INFO"
    gate_reason = (f"n_s = {ns_final:.4f} in Planck 2-sigma but mu = {mu_opt:.6f} "
                   f"requires assessment against BCS/modulus scales")
elif NS_INFO_LO <= ns_final <= NS_INFO_HI:
    gate_verdict = "INFO"
    gate_reason = (f"n_s = {ns_final:.4f} in extended band [{NS_INFO_LO}, {NS_INFO_HI}]")
else:
    gate_verdict = "FAIL"
    gate_reason = (f"n_s = {ns_final:.4f} outside [{NS_INFO_LO}, {NS_INFO_HI}]")

print(f"  Gate S75-C1-NS-NONPOWER: {gate_verdict}")
print(f"  Reason: {gate_reason}")
print()

# ==============================================================================
#  SECTION 15: Save
# ==============================================================================

print("SECTION 15: Save results")
print("-" * 78)

results = {
    'gate_name': 'S75-C1-NS-NONPOWER',
    'gate_verdict': gate_verdict,
    'gate_reason': gate_reason,

    'ns_3branch': ns_opt,
    'ns_B1_alone': ns_B1_alone,
    'ns_B3_alone': ns_B3_alone,
    'alpha_s': alpha_s,
    'tau_dS_optimal': td_opt,
    'p_optimal': p_opt,
    'mu_optimal': mu_opt,
    'H0': H_fold,

    'tau_cross_B1': tc_B1,
    'tau_cross_B2': tc_B2,
    'tau_cross_B3': tc_B3,
    'Delta_N_B1': DN_B1,
    'Delta_N_B3': DN_B3,
    'dDN_dlnk_B1': dDN_B1,
    'dDN_dlnk_B3': dDN_B3,
    'N_plateau': N_plateau,

    'mu_BCS_range': [mu_lo, mu_hi],
    'mu_modulus_range': [mu_mod_lo, mu_mod_hi],
    'mu_physically_motivated': mu_in_range,

    'chk1_ns': ns_chk1,
    'chk1_pass': chk1_pass,
    'chk2_ns': ns_chk2,
    'chk3_max_residual': max_res,

    'log_tau_dS_grid': log_tau_dS_grid,
    'p_grid': p_grid,
    'dDN_grid': dDN_grid,
    'DN_grid': DN_grid,
    'mu_needed_grid': mu_needed_grid,

    'lambda_range': lambda_range,
    'ns_of_k': ns_of_k,

    'tau_fine': tau_fine,
    'H_data': H_data,
    'q_eff': q_eff,
}

np.savez(os.path.join(data_dir, 's75_ns_nonpower_law_h.npz'), **results)
print(f"  Saved: s75_ns_nonpower_law_h.npz")

# ==============================================================================
#  SECTION 16: Plots
# ==============================================================================

print("SECTION 16: Generate plots")
print("-" * 78)

fig = plt.figure(figsize=(16, 12))
gs = GridSpec(2, 3, figure=fig, hspace=0.35, wspace=0.35)

# Panel 1: H(tau) comparison
ax1 = fig.add_subplot(gs[0, 0])
tau_plot = np.logspace(np.log10(0.19), 3, 500)  # (local)
H_s74 = H_fold * (tau_fold / tau_plot)**2  # (local)
H_opt_plot = np.array([H_param(t, H_fold, td_opt, p_opt) for t in tau_plot])  # (local)
ax1.loglog(tau_plot, H_s74, 'b--', alpha=0.7, label=r'S74: $H \propto \tau^{-2}$')
ax1.loglog(tau_plot, H_opt_plot, 'r-', linewidth=2,
           label=fr'$\tau_{{dS}}$={td_opt:.2f}, p={p_opt:.2f}')
ax1.axvline(tc_B1, color='g', ls=':', alpha=0.5, label='B1 cross')
ax1.axvline(tc_B3, color='m', ls=':', alpha=0.5, label='B3 cross')
ax1.set_xlabel(r'$\tau$ [M$_{\rm KK}^{-1}$]')
ax1.set_ylabel(r'$H(\tau)$ [M$_{\rm KK}$]')
ax1.set_title(r'$H(\tau)$: power-law vs non-power-law')
ax1.legend(fontsize=7, loc='upper right')
ax1.set_xlim(0.19, 1000)

# Panel 2: dDN/dlnk contour
ax2 = fig.add_subplot(gs[0, 1])
XX, YY = np.meshgrid(log_tau_dS_grid, p_grid, indexing='ij')  # (local)
cs = ax2.contourf(XX, YY, np.abs(dDN_grid),
                  levels=np.logspace(-1, 3, 15), cmap='viridis',
                  norm=matplotlib.colors.LogNorm())
ax2.plot(np.log10(td_opt), p_opt, 'r*', markersize=15, zorder=10)
plt.colorbar(cs, ax=ax2, label=r'$|d\Delta N / d\ln k|$')
ax2.set_xlabel(r'$\log_{10}(\tau_{\rm dS})$')
ax2.set_ylabel(r'$p$')
ax2.set_title(r'$|d\Delta N / d\ln k|$ (B1 branch)')

# Panel 3: n_s(k) scale dependence
ax3 = fig.add_subplot(gs[0, 2])
k_CMB = lambda_range * 0.05  # (local) Mpc^-1
ax3.semilogx(k_CMB, ns_of_k, 'r-', linewidth=2)
ax3.axhline(NS_PLANCK_BEST, color='gray', ls='--', alpha=0.5, label='Planck best')
ax3.axhspan(NS_PLANCK_LO, NS_PLANCK_HI, alpha=0.15, color='blue', label='Planck 2-sigma')
ax3.axvline(0.05, color='k', ls=':', alpha=0.3, label='pivot')
ax3.set_xlabel(r'$k$ [Mpc$^{-1}$]')
ax3.set_ylabel(r'$n_s(k)$')
ax3.set_title(r'Scale dependence of $n_s$')
ax3.legend(fontsize=7)

# Panel 4: mu_needed contour
ax4 = fig.add_subplot(gs[1, 0])
mu_plot = np.where(mu_needed_grid < 100, mu_needed_grid, np.nan)  # (local)
cs4 = ax4.contourf(XX, YY, np.log10(np.maximum(mu_plot, 1e-10)),
                   levels=np.linspace(-6, 0, 15), cmap='plasma')
ax4.plot(np.log10(td_opt), p_opt, 'w*', markersize=15, zorder=10)
plt.colorbar(cs4, ax=ax4, label=r'$\log_{10}(\mu_{\rm needed})$')
ax4.set_xlabel(r'$\log_{10}(\tau_{\rm dS})$')
ax4.set_ylabel(r'$p$')
ax4.set_title(r'$\mu$ needed for $n_s = 0.9649$')

# Panel 5: q_eff from spectral action
ax5 = fig.add_subplot(gs[1, 1])
ax5.plot(tau_fine, -q_eff, 'b-', linewidth=2)
ax5.axhline(0.0, color='gray', ls='--', alpha=0.5, label='de Sitter (q=0)')
ax5.axhline(2.0, color='gray', ls=':', alpha=0.5, label='Radiation (q=2)')
ax5.set_xlabel(r'$\tau$ [M$_{\rm KK}^{-1}$]')
ax5.set_ylabel(r'$q_{\rm eff} = -d\ln H / d\ln\tau$')
ax5.set_title('Spectral action: effective power-law index')
ax5.legend(fontsize=8)

# Panel 6: Summary
ax6 = fig.add_subplot(gs[1, 2])
ax6.axis('off')
summary = (
    f"S75-C1-NS-NONPOWER\n"
    f"Gate: {gate_verdict}\n\n"
    f"H = {H_fold:.1f} / (1 + (tau/{td_opt:.3f})^{{{p_opt:.3f}}})\n"
    f"mu_eff = {mu_opt:.6f}\n\n"
    f"n_s (3-branch) = {ns_opt:.6f}\n"
    f"alpha_s = {alpha_s:.6f}\n\n"
    f"Delta_N(B1) = {DN_B1:.1f}\n"
    f"dDN/dlnk(B1) = {dDN_B1:.2f}\n\n"
    f"mu_BCS range: [{mu_lo:.2e}, {mu_hi:.2f}]\n"
    f"mu in range: {mu_in_range}\n\n"
    f"CHK1: {'PASS' if chk1_pass else 'FAIL'}\n"
    f"CHK3: {chk3_status} ({max_res:.4f})"
)
ax6.text(0.05, 0.95, summary, transform=ax6.transAxes,
         fontsize=9, va='top', fontfamily='monospace',
         bbox=dict(boxstyle='round', facecolor='lightyellow', alpha=0.8))

fig.suptitle('S75-C1-NS-NONPOWER: n_s from Isocurvature Transfer',
             fontsize=14, fontweight='bold')
plt.savefig(os.path.join(data_dir, 's75_ns_nonpower_law_h.png'), dpi=150,
            bbox_inches='tight')
print(f"  Saved: s75_ns_nonpower_law_h.png")
plt.close()

t_end = time.time()
print()
print(f"Total runtime: {t_end - t_start:.1f}s")
print()
print("=" * 78)
print(f"FINAL: Gate S75-C1-NS-NONPOWER = {gate_verdict}")
print(f"  n_s = {ns_opt:.6f}")
print(f"  tau_dS = {td_opt:.4f}, p = {p_opt:.4f}, mu = {mu_opt:.8f}")
print(f"  Reason: {gate_reason}")
print("=" * 78)
